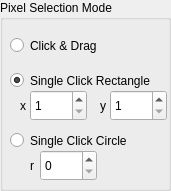
   <widget class="QGroupBox" name="groupBox">
    <property name="geometry">
     <rect>
      <x>870</x>
      <y>10</y>
      <width>171</width>
      <height>191</height>
     </rect>
    </property>
    <property name="title">
     <string>Pixel Selection Mode</string>
    </property>
    <widget class="QRadioButton" name="drag_select_radioButton">
     <property name="geometry">
      <rect>
       <x>10</x>
       <y>30</y>
       <width>141</width>
       <height>31</height>
      </rect>
     </property>
     <property name="text">
      <string>Click &amp;&amp; Drag</string>
     </property>
     <property name="autoExclusive">
      <bool>false</bool>
     </property>
     <attribute name="buttonGroup">
      <string>mode_buttonGroup</string>
     </attribute>
    </widget>
    <widget class="QRadioButton" name="rect_select_radioButton">
     <property name="geometry">
      <rect>
       <x>10</x>
       <y>70</y>
       <width>161</width>
       <height>21</height>
      </rect>
     </property>
     <property name="text">
      <string>Single Click Rectangle</string>
     </property>
     <property name="checked">
      <bool>true</bool>
     </property>
     <property name="autoExclusive">
      <bool>false</bool>
     </property>
     <attribute name="buttonGroup">
      <string>mode_buttonGroup</string>
     </attribute>
    </widget>
    <widget class="QSpinBox" name="rect_x_spinBox">
     <property name="geometry">
      <rect>
       <x>30</x>
       <y>90</y>
       <width>57</width>
       <height>31</height>
      </rect>
     </property>
     <property name="minimum">
      <number>1</number>
     </property>
     <property name="maximum">
      <number>32</number>
     </property>
     <property name="value">
      <number>1</number>
     </property>
    </widget>
    <widget class="QSpinBox" name="rect_y_spinBox">
     <property name="geometry">
      <rect>
       <x>110</x>
       <y>90</y>
       <width>57</width>
       <height>31</height>
      </rect>
     </property>
     <property name="minimum">
      <number>1</number>
     </property>
     <property name="maximum">
      <number>32</number>
     </property>
     <property name="value">
      <number>1</number>
     </property>
    </widget>
    <widget class="QLabel" name="label_23">
     <property name="geometry">
      <rect>
       <x>20</x>
       <y>90</y>
       <width>16</width>
       <height>31</height>
      </rect>
     </property>
     <property name="text">
      <string>x</string>
     </property>
    </widget>
    <widget class="QLabel" name="label_24">
     <property name="geometry">
      <rect>
       <x>100</x>
       <y>90</y>
       <width>16</width>
       <height>31</height>
      </rect>
     </property>
     <property name="text">
      <string>y</string>
     </property>
    </widget>
    <widget class="QRadioButton" name="circ_select_radioButton">
     <property name="geometry">
      <rect>
       <x>10</x>
       <y>130</y>
       <width>151</width>
       <height>21</height>
      </rect>
     </property>
     <property name="text">
      <string>Single Click Circle</string>
     </property>
     <property name="autoExclusive">
      <bool>false</bool>
     </property>
     <attribute name="buttonGroup">
      <string>mode_buttonGroup</string>
     </attribute>
    </widget>
    <widget class="QSpinBox" name="circ_r_spinBox">
     <property name="geometry">
      <rect>
       <x>40</x>
       <y>150</y>
       <width>57</width>
       <height>31</height>
      </rect>
     </property>
     <property name="minimum">
      <number>0</number>
     </property>
     <property name="maximum">
      <number>16</number>
     </property>
     <property name="value">
      <number>0</number>
     </property>
    </widget>
    <widget class="QLabel" name="label_25">
     <property name="geometry">
      <rect>
       <x>30</x>
       <y>150</y>
       <width>16</width>
       <height>31</height>
      </rect>
     </property>
     <property name="text">
      <string>r</string>
     </property>
    </widget>
   </widget>
